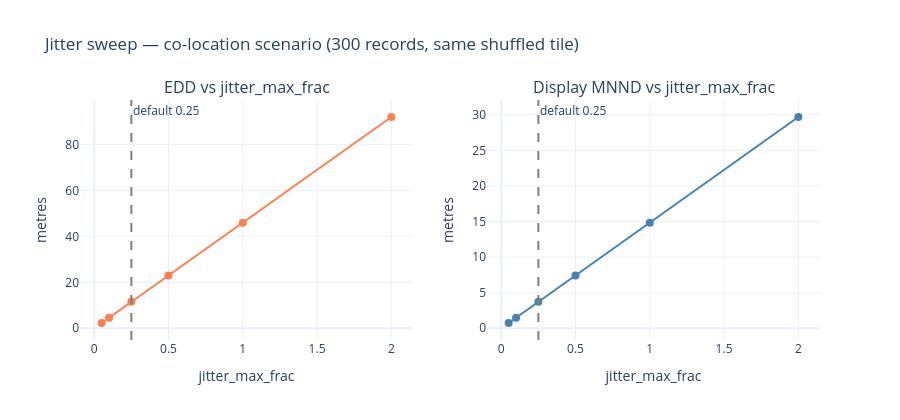

Write notebook code for a chart like this one.
### Code cell
fig = make_subplots(
    rows=1, cols=2,
    subplot_titles=['EDD vs jitter_max_frac', 'Display MNND vs jitter_max_frac'],
)

fig.add_trace(go.Scatter(
    x=df_sweep['frac'], y=df_sweep['edd_m'],
    mode='lines+markers', name='EDD (m)',
    line=dict(color='coral', width=2), marker=dict(size=8),
), row=1, col=1)

fig.add_trace(go.Scatter(
    x=df_sweep['frac'], y=df_sweep['mnnd_disp_m'],
    mode='lines+markers', name='MNND display (m)',
    line=dict(color='steelblue', width=2), marker=dict(size=8),
), row=1, col=2)

for col in [1, 2]:
    fig.add_vline(x=0.25, line_dash='dash', line_color='gray',
                  annotation_text='default 0.25',
                  annotation_position='top right',
                  row=1, col=col)

fig.update_xaxes(title_text='jitter_max_frac')
fig.update_yaxes(title_text='metres', row=1, col=1)
fig.update_yaxes(title_text='metres', row=1, col=2)
fig.update_layout(
    title='Jitter sweep — co-location scenario (300 records, same shuffled tile)',
    template='plotly_white', height=420, showlegend=False,
)
fig.show()

### Figure 1 — Plotly figure (JSON) as saved in the notebook; plotly's stock layout.template omitted (floating-point values rounded to 4 significant figures)
{"data": [{"line": {"color": "coral", "width": 2}, "marker": {"size": 8}, "mode": "lines+markers", "name": "EDD (m)", "type": "scatter", "x": [0.05, 0.1, 0.25, 0.5, 1.0, 2.0], "xaxis": "x", "y": [2.297, 4.594, 11.49, 22.97, 45.94, 91.89], "yaxis": "y"}, {"line": {"color": "steelblue", "width": 2}, "marker": {"size": 8}, "mode": "lines+markers", "name": "MNND display (m)", "type": "scatter", "x": [0.05, 0.1, 0.25, 0.5, 1.0, 2.0], "xaxis": "x2", "y": [0.7419, 1.484, 3.71, 7.419, 14.84, 29.68], "yaxis": "y2"}], "layout": {"annotations": [{"font": {"size": 16}, "showarrow": false, "text": "EDD vs jitter_max_frac", "x": 0.225, "xanchor": "center", "xref": "paper", "y": 1.0, "yanchor": "bottom", "yref": "paper"}, {"font": {"size": 16}, "showarrow": false, "text": "Display MNND vs jitter_max_frac", "x": 0.775, "xanchor": "center", "xref": "paper", "y": 1.0, "yanchor": "bottom", "yref": "paper"}, {"showarrow": false, "text": "default 0.25", "x": 0.25, "xanchor": "left", "xref": "x", "y": 1, "yanchor": "top", "yref": "y domain"}, {"showarrow": false, "text": "default 0.25", "x": 0.25, "xanchor": "left", "xref": "x2", "y": 1, "yanchor": "top", "yref": "y2 domain"}], "height": 420, "shapes": [{"line": {"color": "gray", "dash": "dash"}, "type": "line", "x0": 0.25, "x1": 0.25, "xref": "x", "y0": 0, "y1": 1, "yref": "y domain"}, {"line": {"color": "gray", "dash": "dash"}, "type": "line", "x0": 0.25, "x1": 0.25, "xref": "x2", "y0": 0, "y1": 1, "yref": "y2 domain"}], "showlegend": false, "title": {"text": "Jitter sweep — co-location scenario (300 records, same shuffled tile)"}, "xaxis": {"anchor": "y", "domain": [0.0, 0.45], "title": {"text": "jitter_max_frac"}}, "xaxis2": {"anchor": "y2", "domain": [0.55, 1.0], "title": {"text": "jitter_max_frac"}}, "yaxis": {"anchor": "x", "domain": [0.0, 1.0], "title": {"text": "metres"}}, "yaxis2": {"anchor": "x2", "domain": [0.0, 1.0], "title": {"text": "metres"}}}}
